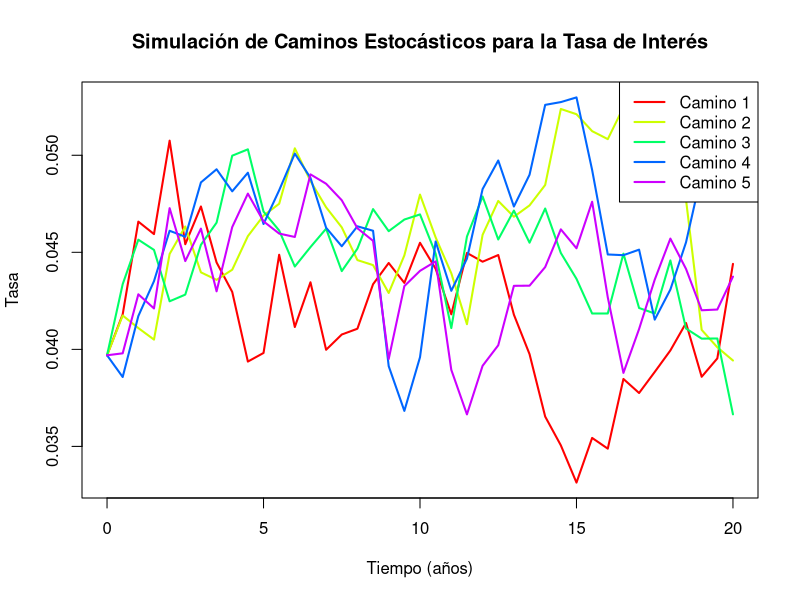

Recreate this plot in R.
#------------------------------------------------------------------------------#
#librerias tipicas:
library(readxl)
library(dplyr)
library(lubridate)
library(ggplot2)
library(xtable)
#------------------------------------------------------------------------------#
#PREGUNTA 1 simulacion
#a) Primero declaramos variables
a=0.1
b=0.05 
delta_t=0.5
sigma=0.015
r_0=0.039695

#simulaciones
set.seed(666)#semilla para que no me cambien los graficos a cada rato
caminos=5
tiempo=20/0.5
matriz<-matrix(0,nrow=tiempo+1,ncol=caminos)
for (i in 1:caminos) {
  #coore del 1 al 5
  for (j in 1:(tiempo+1)) {
    if (j==1) {
      matriz[j,i]=r_0
    }else{
      r_t=matriz[j-1,i]
      matriz[j,i]=max(0.0001,r_t+a*(b-r_t)*delta_t+sigma*sqrt(r_t*delta_t)*rnorm(1))
    }
  }
}
t<-seq(0,20,by=0.5)
matplot(t, matriz, type = "l", lty = 1, lwd = 2,
        col = rainbow(caminos),
        xlab = "Tiempo (años)", ylab = "Tasa",
        main = "Simulación de Caminos Estocásticos para la Tasa de Interés")
legend("topright", legend = paste("Camino", 1:caminos), col = rainbow(caminos), lty = 1, lwd = 2)
#------------------------------------------------------------------------------#
#b)1
df1<-data.frame(semestre=t)
df1<-df1 %>%
  mutate(
    tasa_s1=matriz[,1],
    saldo_capital=a,
    VP_pagos=a,
    duration=a,
    P_bonosc=a,
    
  )
   

